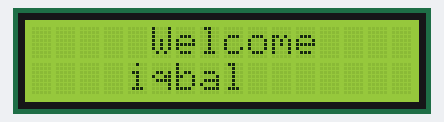
Bench run of a sketch on a simulated Arduino Uno, built with avr-gcc and run on an emulated ATmega328P. Shown: 16×2 character LCD.

Above: at 0.1 s.
At 1.1 s:
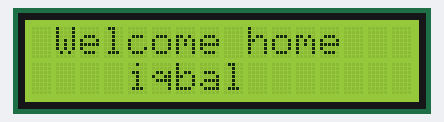

The sketch:

12.LCD.ino
```cpp
//menggunakan library
#include<LiquidCrystal_I2C.h>

//inisialisasi variable
LiquidCrystal_I2C lcd(0x27, 16, 2);

void setup() {
  Serial.begin(9600);
  lcd.begin();
}

void loop() {
  lcd.clear();//menghapus karakter pada lcd
  lcd.setCursor(5,0);
  lcd.print("Welcome");
  lcd.setCursor(4,1);
  lcd.print("iqbal");
  delay(1000);//jeda waktu perulangan selama 1000 mili detik atau 1 detik

  lcd.clear();//menghapus karakter pada lcd
  lcd.setCursor(1,0);
  lcd.print("Welcome home");
  lcd.setCursor(4,1);
  lcd.print("iqbal");
  delay(1000);//jeda waktu perulangan selama 1000 mili detik atau 1 detik
}
```

Measured:
- what the display in image 1 shows lasts 1.0 s, from 1.1 s to 2.1 s
